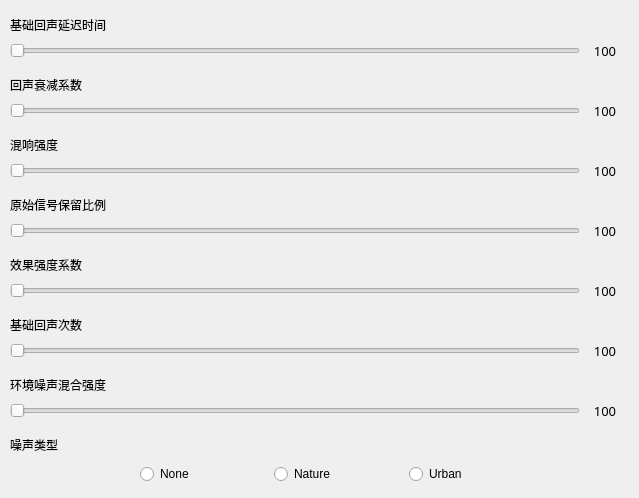
    <widget class="QWidget" name="page_5">
     <widget class="QSlider" name="horizontalSlider_10">
      <property name="geometry">
       <rect>
        <x>10</x>
        <y>160</y>
        <width>570</width>
        <height>22</height>
       </rect>
      </property>
      <property name="maximum">
       <number>10</number>
      </property>
      <property name="orientation">
       <enum>Qt::Horizontal</enum>
      </property>
     </widget>
     <widget class="QLabel" name="label_11">
      <property name="geometry">
       <rect>
        <x>10</x>
        <y>10</y>
        <width>611</width>
        <height>30</height>
       </rect>
      </property>
      <property name="text">
       <string>基础回声延迟时间</string>
      </property>
      <property name="alignment">
       <set>Qt::AlignLeading|Qt::AlignLeft|Qt::AlignVCenter</set>
      </property>
     </widget>
     <widget class="QSlider" name="horizontalSlider_11">
      <property name="geometry">
       <rect>
        <x>10</x>
        <y>100</y>
        <width>570</width>
        <height>22</height>
       </rect>
      </property>
      <property name="maximum">
       <number>10</number>
      </property>
      <property name="orientation">
       <enum>Qt::Horizontal</enum>
      </property>
     </widget>
     <widget class="QLabel" name="label_12">
      <property name="geometry">
       <rect>
        <x>10</x>
        <y>190</y>
        <width>611</width>
        <height>30</height>
       </rect>
      </property>
      <property name="text">
       <string>原始信号保留比例</string>
      </property>
      <property name="alignment">
       <set>Qt::AlignLeading|Qt::AlignLeft|Qt::AlignVCenter</set>
      </property>
     </widget>
     <widget class="QSlider" name="horizontalSlider_12">
      <property name="geometry">
       <rect>
        <x>10</x>
        <y>220</y>
        <width>570</width>
        <height>22</height>
       </rect>
      </property>
      <property name="maximum">
       <number>10</number>
      </property>
      <property name="orientation">
       <enum>Qt::Horizontal</enum>
      </property>
     </widget>
     <widget class="QLabel" name="label_13">
      <property name="geometry">
       <rect>
        <x>10</x>
        <y>130</y>
        <width>611</width>
        <height>30</height>
       </rect>
      </property>
      <property name="text">
       <string>混响强度</string>
      </property>
      <property name="alignment">
       <set>Qt::AlignLeading|Qt::AlignLeft|Qt::AlignVCenter</set>
      </property>
     </widget>
     <widget class="QSlider" name="horizontalSlider_13">
      <property name="geometry">
       <rect>
        <x>10</x>
        <y>40</y>
        <width>570</width>
        <height>22</height>
       </rect>
      </property>
      <property name="maximum">
       <number>10</number>
      </property>
      <property name="orientation">
       <enum>Qt::Horizontal</enum>
      </property>
     </widget>
     <widget class="QLabel" name="label_14">
      <property name="geometry">
       <rect>
        <x>10</x>
        <y>70</y>
        <width>611</width>
        <height>30</height>
       </rect>
      </property>
      <property name="text">
       <string>回声衰减系数</string>
      </property>
      <property name="alignment">
       <set>Qt::AlignLeading|Qt::AlignLeft|Qt::AlignVCenter</set>
      </property>
     </widget>
     <widget class="QSlider" name="horizontalSlider_14">
      <property name="geometry">
       <rect>
        <x>10</x>
        <y>400</y>
        <width>570</width>
        <height>22</height>
       </rect>
      </property>
      <property name="maximum">
       <number>10</number>
      </property>
      <property name="orientation">
       <enum>Qt::Horizontal</enum>
      </property>
     </widget>
     <widget class="QLabel" name="label_15">
      <property name="geometry">
       <rect>
        <x>10</x>
        <y>250</y>
        <width>611</width>
        <height>30</height>
       </rect>
      </property>
      <property name="text">
       <string>效果强度系数</string>
      </property>
      <property name="alignment">
       <set>Qt::AlignLeading|Qt::AlignLeft|Qt::AlignVCenter</set>
      </property>
     </widget>
     <widget class="QSlider" name="horizontalSlider_15">
      <property name="geometry">
       <rect>
        <x>10</x>
        <y>340</y>
        <width>570</width>
        <height>22</height>
       </rect>
      </property>
      <property name="maximum">
       <number>10</number>
      </property>
      <property name="orientation">
       <enum>Qt::Horizontal</enum>
      </property>
     </widget>
     <widget class="QLabel" name="label_16">
      <property name="geometry">
       <rect>
        <x>10</x>
        <y>430</y>
        <width>611</width>
        <height>30</height>
       </rect>
      </property>
      <property name="text">
       <string>噪声类型</string>
      </property>
      <property name="alignment">
       <set>Qt::AlignLeading|Qt::AlignLeft|Qt::AlignVCenter</set>
      </property>
     </widget>
     <widget class="QLabel" name="label_17">
      <property name="geometry">
       <rect>
        <x>10</x>
        <y>370</y>
        <width>611</width>
        <height>30</height>
       </rect>
      </property>
      <property name="text">
       <string>环境噪声混合强度</string>
      </property>
      <property name="alignment">
       <set>Qt::AlignLeading|Qt::AlignLeft|Qt::AlignVCenter</set>
      </property>
     </widget>
     <widget class="QSlider" name="horizontalSlider_17">
      <property name="geometry">
       <rect>
        <x>10</x>
        <y>280</y>
        <width>570</width>
        <height>22</height>
       </rect>
      </property>
      <property name="maximum">
       <number>10</number>
      </property>
      <property name="orientation">
       <enum>Qt::Horizontal</enum>
      </property>
     </widget>
     <widget class="QLabel" name="label_18">
      <property name="geometry">
       <rect>
        <x>10</x>
        <y>310</y>
        <width>611</width>
        <height>30</height>
       </rect>
      </property>
      <property name="text">
       <string>基础回声次数</string>
      </property>
      <property name="alignment">
       <set>Qt::AlignLeading|Qt::AlignLeft|Qt::AlignVCenter</set>
      </property>
     </widget>
     <widget class="QWidget" name="layoutWidget">
      <property name="geometry">
       <rect>
        <x>140</x>
        <y>460</y>
        <width>398</width>
        <height>29</height>
       </rect>
      </property>
      <layout class="QHBoxLayout" name="horizontalLayout_2">
       <property name="spacing">
        <number>5</number>
       </property>
       <item>
        <widget class="QRadioButton" name="radioButton">
         <property name="text">
          <string>None</string>
         </property>
        </widget>
       </item>
       <item>
        <widget class="QRadioButton" name="radioButton_2">
         <property name="text">
          <string>Nature</string>
         </property>
        </widget>
       </item>
       <item>
        <widget class="QRadioButton" name="radioButton_3">
         <property name="text">
          <string>Urban</string>
         </property>
        </widget>
       </item>
      </layout>
     </widget>
     <widget class="QLabel" name="num_label_10">
      <property name="geometry">
       <rect>
        <x>580</x>
        <y>40</y>
        <width>50</width>
        <height>22</height>
       </rect>
      </property>
      <property name="font">
       <font>
        <family>微软雅黑</family>
        <pointsize>10</pointsize>
       </font>
      </property>
      <property name="text">
       <string>100</string>
      </property>
      <property name="alignment">
       <set>Qt::AlignCenter</set>
      </property>
     </widget>
     <widget class="QLabel" name="num_label_11">
      <property name="geometry">
       <rect>
        <x>580</x>
        <y>100</y>
        <width>50</width>
        <height>22</height>
       </rect>
      </property>
      <property name="font">
       <font>
        <family>微软雅黑</family>
        <pointsize>10</pointsize>
       </font>
      </property>
      <property name="text">
       <string>100</string>
      </property>
      <property name="alignment">
       <set>Qt::AlignCenter</set>
      </property>
     </widget>
     <widget class="QLabel" name="num_label_12">
      <property name="geometry">
       <rect>
        <x>580</x>
        <y>160</y>
        <width>50</width>
        <height>22</height>
       </rect>
      </property>
      <property name="font">
       <font>
        <family>微软雅黑</family>
        <pointsize>10</pointsize>
       </font>
      </property>
      <property name="text">
       <string>100</string>
      </property>
      <property name="alignment">
       <set>Qt::AlignCenter</set>
      </property>
     </widget>
     <widget class="QLabel" name="num_label_13">
      <property name="geometry">
       <rect>
        <x>580</x>
        <y>220</y>
        <width>50</width>
        <height>22</height>
       </rect>
      </property>
      <property name="font">
       <font>
        <family>微软雅黑</family>
        <pointsize>10</pointsize>
       </font>
      </property>
      <property name="text">
       <string>100</string>
      </property>
      <property name="alignment">
       <set>Qt::AlignCenter</set>
      </property>
     </widget>
     <widget class="QLabel" name="num_label_14">
      <property name="geometry">
       <rect>
        <x>580</x>
        <y>280</y>
        <width>50</width>
        <height>22</height>
       </rect>
      </property>
      <property name="font">
       <font>
        <family>微软雅黑</family>
        <pointsize>10</pointsize>
       </font>
      </property>
      <property name="text">
       <string>100</string>
      </property>
      <property name="alignment">
       <set>Qt::AlignCenter</set>
      </property>
     </widget>
     <widget class="QLabel" name="num_label_15">
      <property name="geometry">
       <rect>
        <x>580</x>
        <y>340</y>
        <width>50</width>
        <height>22</height>
       </rect>
      </property>
      <property name="font">
       <font>
        <family>微软雅黑</family>
        <pointsize>10</pointsize>
       </font>
      </property>
      <property name="text">
       <string>100</string>
      </property>
      <property name="alignment">
       <set>Qt::AlignCenter</set>
      </property>
     </widget>
     <widget class="QLabel" name="num_label_16">
      <property name="geometry">
       <rect>
        <x>580</x>
        <y>400</y>
        <width>50</width>
        <height>22</height>
       </rect>
      </property>
      <property name="font">
       <font>
        <family>微软雅黑</family>
        <pointsize>10</pointsize>
       </font>
      </property>
      <property name="text">
       <string>100</string>
      </property>
      <property name="alignment">
       <set>Qt::AlignCenter</set>
      </property>
     </widget>
    </widget>
